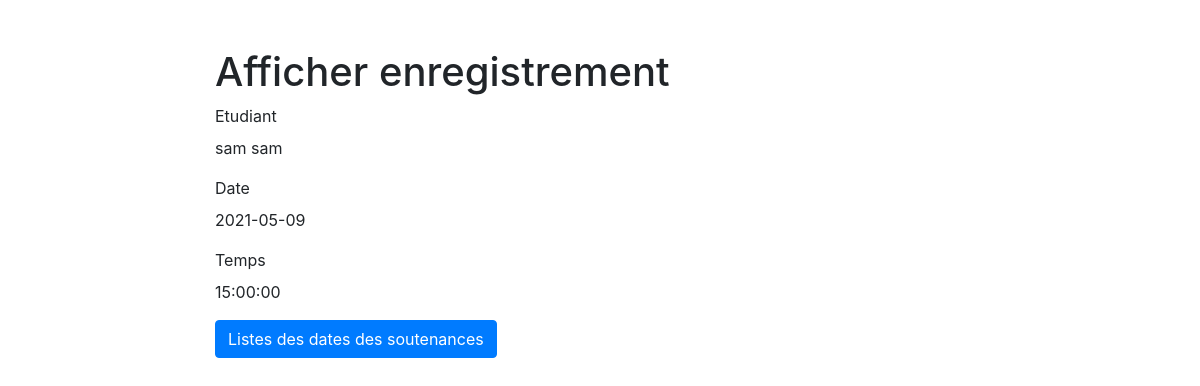
Page /etudiant_soutenance-read.php?id=1 on the committed database.
### tables this page shows
CREATE TABLE IF NOT EXISTS `etudiant_soutenance` (
  `id` int(11) NOT NULL AUTO_INCREMENT,
  `id_etudiant` int(11) NOT NULL,
  `date` date NOT NULL,
  `temps` time NOT NULL,
  PRIMARY KEY (`id`),
  KEY `etudiant_soutenance_ibfk_1` (`id_etudiant`)
);

CREATE TABLE IF NOT EXISTS `utilisateur` (
  `id` int(11) NOT NULL AUTO_INCREMENT,
  `nom` varchar(30) NOT NULL,
  `prenom` varchar(30) NOT NULL,
  `tel` int(30) NOT NULL,
  `email` varchar(50) NOT NULL,
  `adresse` varchar(50) NOT NULL,
  `cin` varchar(10) NOT NULL,
  `login` varchar(30) NOT NULL,
  `pwd` varchar(30) NOT NULL,
  `approuver` int(11) NOT NULL,
  `type` int(11) NOT NULL,
  PRIMARY KEY (`id`),
  UNIQUE KEY `login` (`login`)
);

### function.php (called while the page is built, shortened)
<?php
function getEtudiantName($link, $id)
{
    $nom = '';
    $sql = "SELECT nom,prenom FROM utilisateur WHERE id = $id";
    if ($stmt = mysqli_prepare($link, $sql)) {
        if (mysqli_stmt_execute($stmt)) {
            $result = mysqli_stmt_get_result($stmt);
            if (mysqli_num_rows($result) == 1) {
                $row = mysqli_fetch_array($result, MYSQLI_ASSOC);
                $nom = $row["nom"] . ' ' . $row["prenom"];
            }
        }
    }
    return $nom;
}

### etudiant_soutenance-read.php (the view, shortened to what this page needs)
<?php
if (isset($_GET["id"]) && !empty($_GET["id"])) {
    require_once "config.php";
    require_once "function.php";
    $sql = "SELECT * FROM etudiant_soutenance WHERE id = ?";
    if ($stmt = mysqli_prepare($link, $sql)) {
        $param_id = trim($_GET["id"]);
        if (is_int($param_id)) $__vartype = "i";
        elseif (is_string($param_id)) $__vartype = "s";
        elseif (is_numeric($param_id)) $__vartype = "d";
        else $__vartype = "b";
        mysqli_stmt_bind_param($stmt, $__vartype, $param_id);
        if (mysqli_stmt_execute($stmt)) {
            $result = mysqli_stmt_get_result($stmt);
            if (mysqli_num_rows($result) == 1) {
                $row = mysqli_fetch_array($result, MYSQLI_ASSOC);
            } else {
                header("location: error.php");
                exit();
            }
        } else {
            echo "Oops! Something went wrong. Please try again later.<br>" . $stmt->error;
        }
    }
    $nomm = getEtudiantName($link, $row['id_etudiant']);
} else {
    header("location: error.php");
    exit();
}
?>
<!DOCTYPE html>
<html lang="en">
<head>
    <link rel="stylesheet" href="https://stackpath.bootstrapcdn.com/bootstrap/4.5.0/css/bootstrap.min.css">
</head>
<body>
    <section class="pt-5">
        <div class="container-fluid">
            <div class="row">
                <div class="col-md-8 mx-auto">
                    <div class="page-header">
                        <h1>Afficher enregistrement</h1>
                    </div>
                    <div class="form-group">
                        <label>Etudiant</label>
                        <p class="form-control-static"><?php echo $nomm; ?></p>
                    </div>
                    <div class="form-group">
                        <label>Date</label>
                        <p class="form-control-static"><?php echo $row["date"]; ?></p>
                    </div>
                    <div class="form-group">
                        <label>Temps</label>
                        <p class="form-control-static"><?php echo $row["temps"]; ?></p>
                    </div>
                    <p><a href="etudiant_soutenance-index.php" class="btn btn-primary">Listes des dates des soutenances</a></p>
                </div>
            </div>
        </div>
    </section>
</body>
</html>

### rows in the picture
etudiant_soutenance: id_etudiant.prenom "sam sam", date "2021-05-09", temps "15:00:00"
